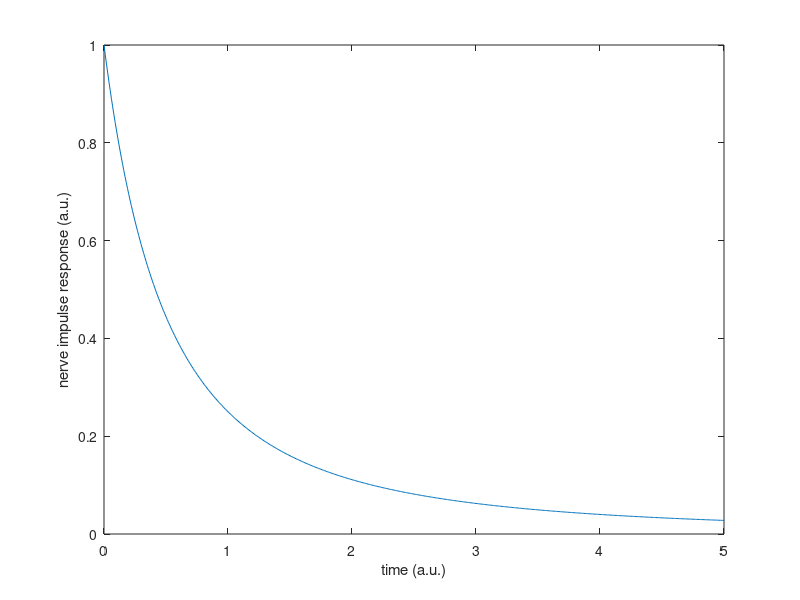

This chart was generated by the following MATLAB code:

t = 0:0.01:5;  % a.u.
c = 1.0;       % a.u.

plot(t, c./(c+t).^2)
xlabel('time (a.u.)')
ylabel('nerve impulse response (a.u.)')
